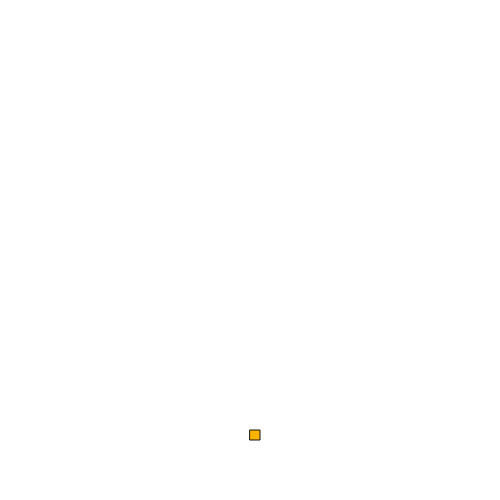
Frame 1 (no input)
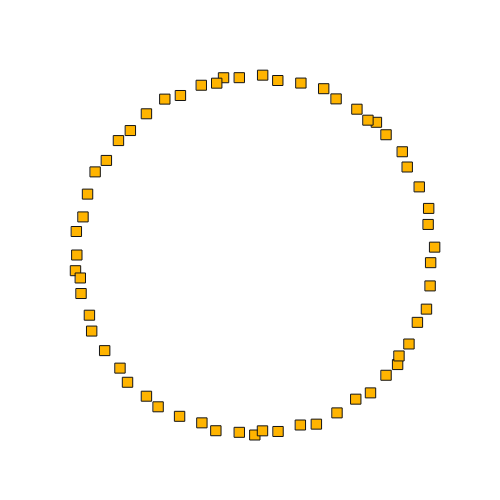
Frame 60 (no input)
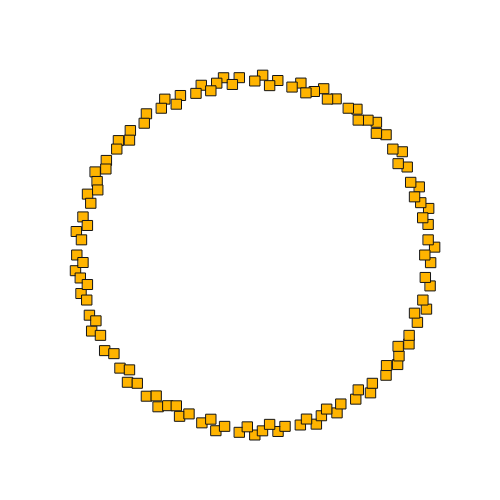
Frame 120 (the mouse pressed at the canvas centre since frame 60)

The p5.js sketch that drew these frames (run headless with seeded random() and noise() and a simulated clock; from frame 60 on, the mouse is pressed at the canvas centre):

// p5.js sketch
// ── sketch.js
var x = 0;
var y = 0;
var angle = 0;
var radius = 180;

function setup() {
  createCanvas(500, 500);
  frameRate(60);
}
  //Moon Flower
function draw() {

  noStroke();
  x = sin(angle)*radius;
  y = cos(angle)*radius;
  fill(255,180,0);
  stroke(20)
  translate(width/2, height/2);
  rect(x,y, 10, 10)
  
  if (frameCount%20==0) {
    radius = radius-2;    
  }
  angle = angle + radians(137.5);

  if (radius < 4){
    noLoop();
  }
}
